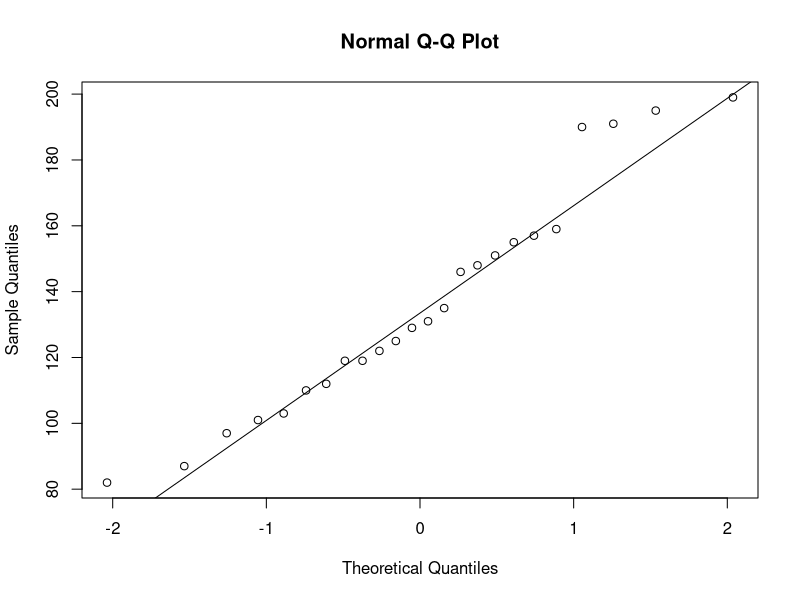
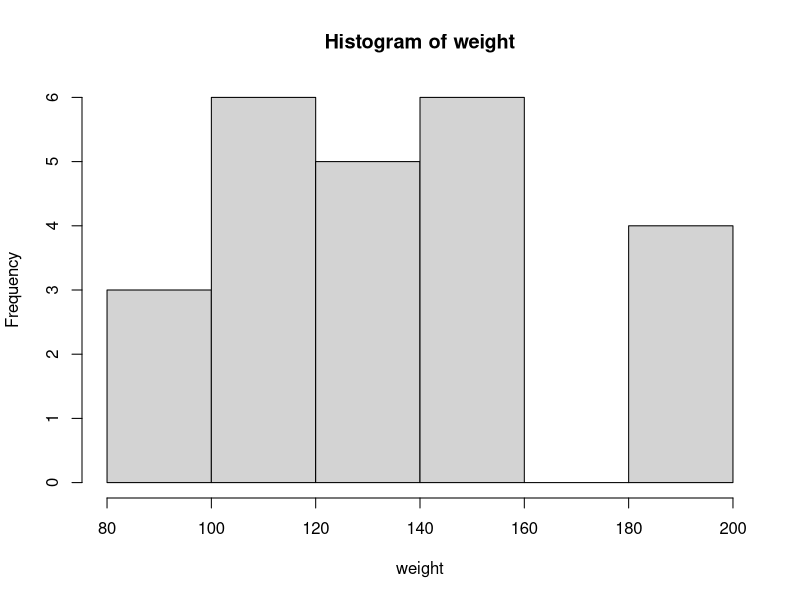
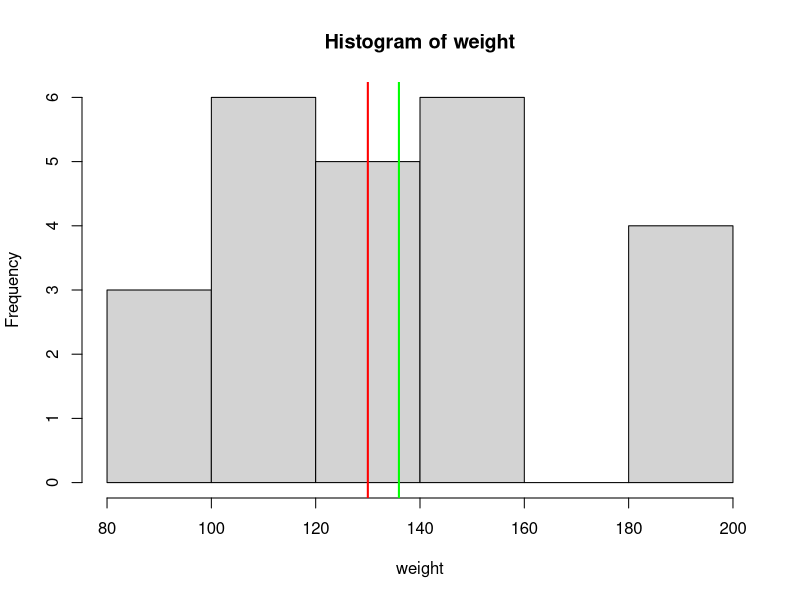

Generate these figures, in order, with R:
## ---- chunk 1
knitr::opts_chunk$set(echo = TRUE)
## ---- chunk 2
weight <- c(159, 155, 157, 125, 103, 122, 101, 82, 148, 199, 195, 110, 191, 151, 119, 119, 112, 87, 190, 97, 135, 131, 129, 146)
weight
## ---- chunk 3
qqnorm(weight)
qqline(weight)
## ---- chunk 4
summary(weight)
## ---- chunk 5
hist(weight)
## ---- chunk 6
hist(weight)
abline(v = mean(weight), col = "green", lwd = 2)
abline(v =median(weight), col = "red", lwd = 2)
## ---- chunk 7
t.test(weight, mu = 150, alternative = "two.sided", conf.level = 0.95)
